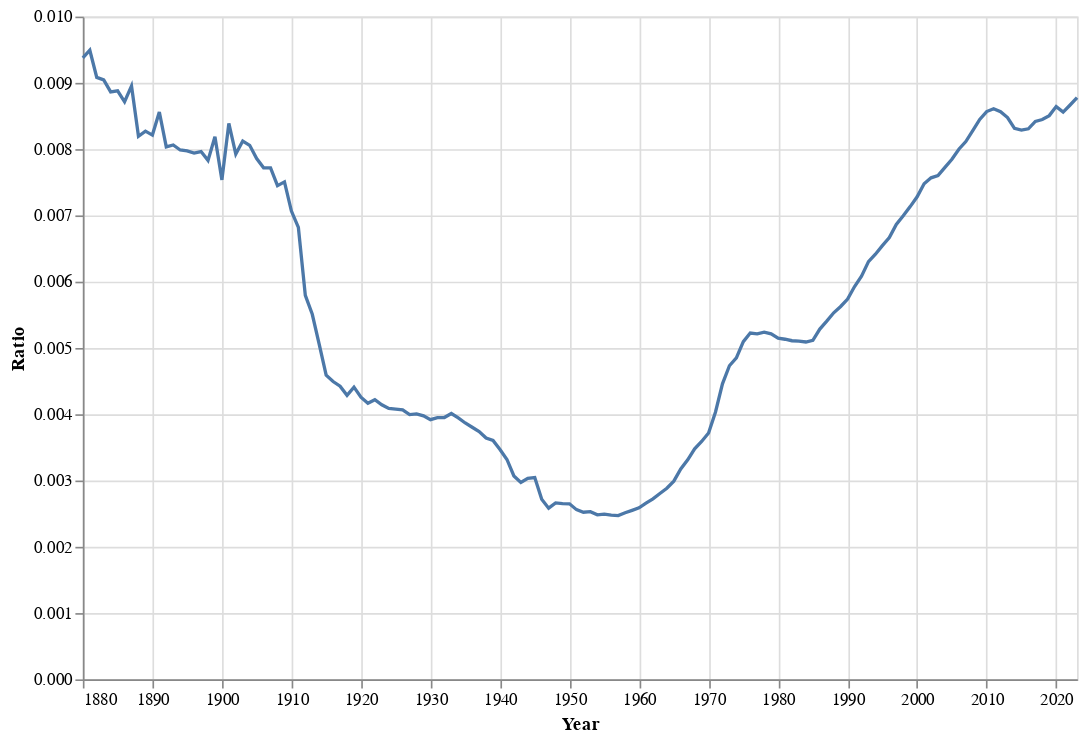

Notebook code cell kept with this figure:
### Code cell
alt.Chart(unique_names_df).mark_line().encode(
    x=alt.X('Year:T', axis=alt.Axis(format='%Y')),
    y='Ratio:Q'
).properties(
    width=600,
    height=400
)

### Figure 1 — Vega specification as saved in the notebook (floating-point values rounded to 4 significant figures; data arrays with more than 128 entries replaced by an {"elided": "..."} marker saying what was removed)
{"$schema": "https://vega.github.io/schema/vega/v5.json", "data": [{"name": "source_0", "values": {"elided": "144 records"}, "transform": [{"type": "formula", "expr": "toDate(datum['Year'])", "as": "Year"}]}, {"name": "source_0_y_domain_Ratio", "values": [{"min": 0.002472, "max": 0.009492}]}], "marks": [{"type": "line", "name": "marks", "from": {"data": "source_0"}, "sort": {"field": "datum[\"Year\"]"}, "encode": {"update": {"stroke": {"value": "#4c78a8"}, "defined": {"signal": "isValid(datum[\"Year\"]) && isFinite(+datum[\"Year\"]) && isValid(datum[\"Ratio\"]) && isFinite(+datum[\"Ratio\"])"}, "y": {"field": "Ratio", "scale": "y"}, "x": {"field": "Year", "scale": "x"}}}, "style": ["line"]}], "scales": [{"name": "x", "type": "time", "domain": {"data": "source_0", "field": "Year"}, "range": [0, {"signal": "width"}]}, {"name": "y", "type": "linear", "domain": [{"signal": "(data(\"source_0_y_domain_Ratio\")[0] || {}).min"}, {"signal": "(data(\"source_0_y_domain_Ratio\")[0] || {}).max"}], "range": [{"signal": "height"}, 0], "nice": true, "zero": true}], "axes": [{"scale": "x", "aria": false, "gridScale": "y", "domain": false, "maxExtent": 0, "zindex": 0, "minExtent": 0, "grid": true, "ticks": false, "tickCount": {"signal": "ceil(width/40)"}, "orient": "bottom", "labels": false}, {"scale": "y", "ticks": false, "zindex": 0, "aria": false, "labels": false, "domain": false, "minExtent": 0, "gridScale": "x", "orient": "left", "grid": true, "tickCount": {"signal": "ceil(height/40)"}, "maxExtent": 0}, {"scale": "x", "format": "%Y", "title": "Year", "labelOverlap": true, "orient": "bottom", "zindex": 0, "labelFlush": true, "grid": false, "tickCount": {"signal": "ceil(width/40)"}}, {"scale": "y", "zindex": 0, "orient": "left", "labelOverlap": true, "tickCount": {"signal": "ceil(height/40)"}, "title": "Ratio", "grid": false}], "padding": 5, "width": 600, "height": 400, "background": "white", "style": "cell"}
